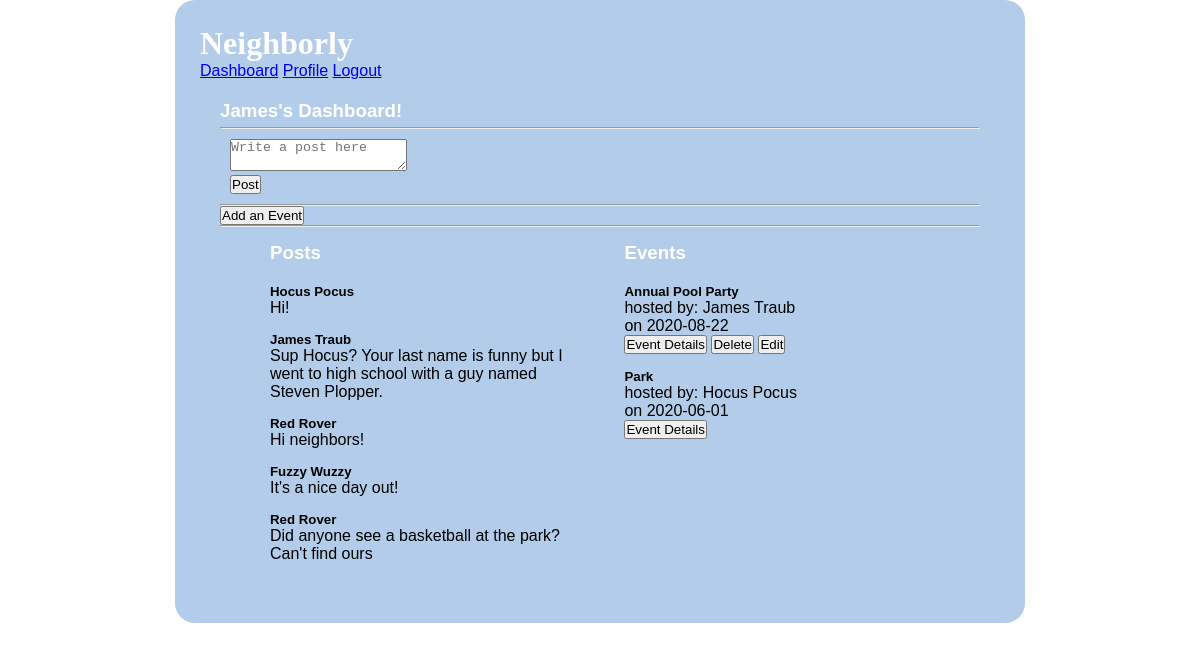
The app's page /dashboard (signed in) with its own data.
### models.py (models this page shows, shortened)
class User(db.Model):
    __tablename__ = "users"
    id = db.Column(db.Integer, primary_key=True)
    first_name = db.Column(db.String(45))
    last_name = db.Column(db.String(45))
    email = db.Column(db.String(255))
    address_id = db.Column(db.Integer, db.ForeignKey('addresses.id', ondelete='cascade'))
    address = db.relationship('Address', foreign_keys=[address_id])
    password_hash=db.Column(db.String(255))
    posts_this_user_likes = db.relationship('Post', secondary=likes_table, passive_deletes=True)
    all_post = db.relationship('Post', back_populates="user", cascade="all, delete, delete-orphan")
    all_event = db.relationship('Event', back_populates="user", cascade="all, delete, delete-orphan")
    created_at = db.Column(db.DateTime, server_default = func.now())
    updated_at = db.Column(db.DateTime, server_default = func.now(), onupdate = func.now())

class Post(db.Model):
    __tablename__ = "posts"
    id = db.Column(db.Integer, primary_key=True)
    message = db.Column(db.String(255))
    user_id = db.Column(db.Integer, db.ForeignKey('users.id', ondelete='cascade'))
    user = db.relationship('User', foreign_keys=[user_id])
    users_who_like_this_post = db.relationship('User', secondary=likes_table, passive_deletes=True)
    created_at = db.Column(db.DateTime, server_default = func.now())
    updated_at = db.Column(db.DateTime, server_default = func.now(), onupdate = func.now())

class Event(db.Model):
    __tablename__ = "events"
    id = db.Column(db.Integer, primary_key=True)
    title = db.Column(db.String(100))
    description = db.Column(db.String(255))
    date = db.Column(db.String(45))
    time = db.Column(db.String(45))
    user_id = db.Column(db.Integer, db.ForeignKey('users.id', ondelete='cascade'))
    user = db.relationship('User', foreign_keys=[user_id])
    location_id = db.Column(db.Integer, db.ForeignKey('event_locations.id', ondelete='cascade'))
    location = db.relationship('Event_location', foreign_keys=[location_id])
    all_comment = db.relationship('Event_comment', back_populates="event", cascade="all, delete, delete-orphan")
    created_at = db.Column(db.DateTime, server_default = func.now())
    updated_at = db.Column(db.DateTime, server_default = func.now(), onupdate = func.now())

### controller.py (the view)
def dashboard():
    if 'user_id' not in session:
        return redirect("/")
    posts = Post.query.all()
    events = Event.query.all()
    cur_user = User.query.filter_by(id=session['user_id'])
    return render_template("dashboard.html", all_posts = posts, all_events = events,all_users = cur_user )

### templates/dashboard.html (shortened to what this page needs)
<!DOCTYPE html>
<html lang="en">
<head>
    <link rel="stylesheet" type="text/css" href="{{ url_for('static', filename='style1.css') }}">
</head>
<body>
    <div class="container_dashboard">
        <h1>Neighborly</h1>
        <div class="navigation">
            <a href="/dashboard">Dashboard</a>
            <a href="/user_profile">Profile</a>
            <a href="/logout">Logout</a>
        </div>
        <div class="dashboard">
            {% for cur_user in all_users %}
            <h3>{{cur_user.first_name}}'s Dashboard!</h3>
            {% endfor %}
            <hr>
            <form action="/add/post" method="POST">
                <p> <textarea name="message" placeholder="Write a post here"></textarea></p>
                <input type="submit" value="Post">
            </form>
            <hr>
            <a href="/events"><button>Add an Event</button></a>
            <hr>
            <div class="dashboard_content">
                <div class="events">
                    <h3>Posts</h3>
                    <ul>
                        {% for post in all_posts %}
                        <li>
                            <p><h5>{{post.user.first_name}} {{post.user.last_name}}</h5></p>
                            <p>{{post.message}}</p>
                        </li>
                        {% endfor %}
                    </ul>
                </div>
                <div class="events">
                    <h3>Events</h3>
                    <ul>
                        {% for event in all_events %}
                        <li>
                            <p><h5>{{event.title}}</h5></p>
                            <p>hosted by: {{event.user.first_name}} {{event.user.last_name}}</p>
                            <p>on {{event.date}}</p>
                            <a href="/event/details/{{event.id}}"><button>Event Details</button></a>
                            {% if session['user_id'] == event.user_id %}
                            <a href="/delete/{{event.id}}"><button>Delete</button></a>
                            <a href="/edit/event/{{event.id}}"><button>Edit</button></a>
                            {% endif %}
                        </li>
                        {% endfor %}
                    </ul>
                </div>
            </div>
        </div>
    </div>
</body>
</html>

### static/style1.css (style rules this page uses)
* { margin: 0px; padding: 0px; }
.container_dashboard { width: 800px; background-color: rgb(178, 204, 233); margin: 0px auto; padding: 25px; border-radius: 20px; font-family: 'Lucida Sans', 'Lucida Sans Regular', 'Lucida Grande', 'Lucida Sans Unicode', Geneva, Verdana, sans-serif; }
.container_dashboard h1 { font-family: cursive; color: white; }
.container_dashboard li { list-style: none; }
.dashboard { padding: 20px; }
.dashboard h3 { padding-bottom: 5px; color: white; }
.dashboard form { padding: 10px; }
.dashboard button { vertical-align: bottom; }
.events { margin-top: 15px; margin-bottom: 15px; display: inline-block; width: 300px; vertical-align: top; margin-left: 50px; }
.events li { margin-top: 15px; }
.events ul { display: inline-block; }

### records on screen
User: first_name "James"
Post: user.first_name "Hocus", user.last_name "Pocus", message "Hi!"
Post: user.first_name "James", user.last_name "Traub", message "Sup Hocus? Your last name is funny but I went to high school with a guy named Steven Plopper."
Post: user.first_name "Red", user.last_name "Rover", message "Hi neighbors!"
Post: user.first_name "Fuzzy", user.last_name "Wuzzy", message "It's a nice day out!"
Post: user.first_name "Red", user.last_name "Rover", message "Did anyone see a basketball at the park? Can't find ours"
Event: title "Annual Pool Party", user.first_name "James", user.last_name "Traub", date "2020-08-22"
Event: title "Park", user.first_name "Hocus", user.last_name "Pocus", date "2020-06-01"
